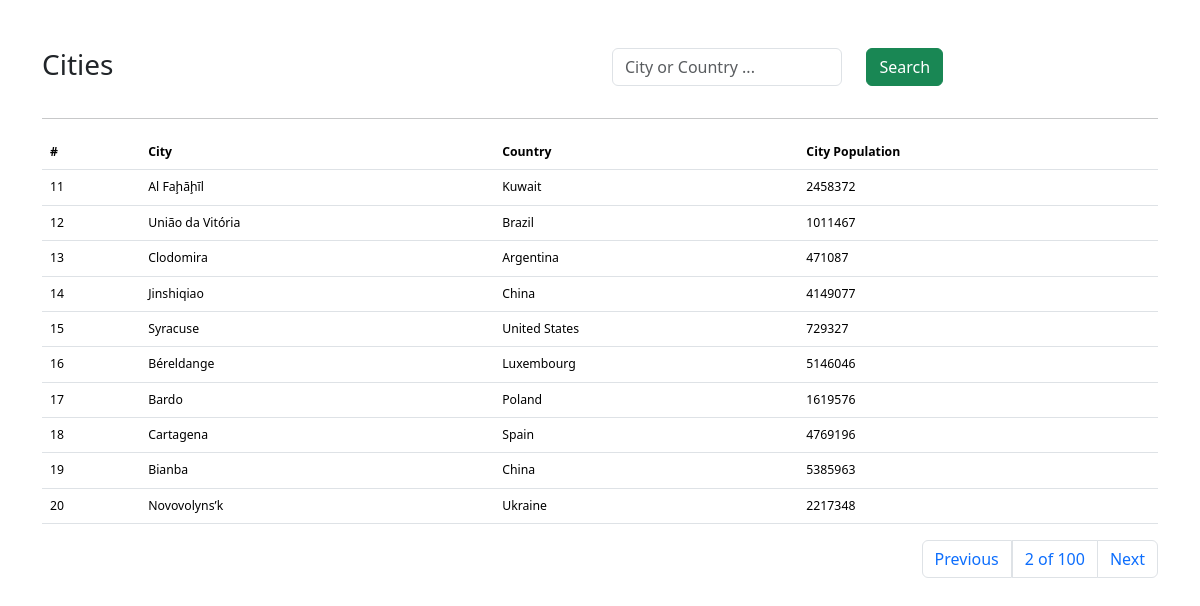
Screenshot of /?page=2 with the database file from the repository.
### searchapp/models.py (models this page shows, shortened)
class City(models.Model):
    name = models.CharField(max_length=255)
    country = models.CharField(max_length=255)
    city_population = models.IntegerField(default=0)

### searchapp/views.py (the view)
# urls.py: path("", search_and_results, name="search"),
def search_and_results(request):
    cities_count = City.objects.first()
    if not cities_count:
        try:
            load_cities_data()
        except Exception as e:
            raise e
    cities = City.objects.all()
    if request.method == "POST":
        search_value = request.POST.get("search")
        cities = City.objects.filter(
            Q(name__icontains=search_value) |
            Q(country__icontains=search_value)
        )
    paginator = Paginator(cities, 10)
    page_number = request.GET.get("page")
    page_obj = paginator.get_page(page_number)
    context = {
        "cities": cities,
        "page_obj": page_obj
    }
    return render(request, "search_and_results.html", context)

### templates/search_and_results.html (shortened to what this page needs)
<!doctype html>
<html lang="en">
  <head>
    <link href="https://cdn.jsdelivr.net/npm/bootstrap@5.3.2/dist/css/bootstrap.min.css" rel="stylesheet">
  </head>
  <body>
    <div class="container mt-5">
      <div class="row">
        <div class="col">
          <h3>Cities</h3>
        </div>
        <div class="col">
          <form method="POST">
            <div class="input-group mb-3">
              <div class="row">
                <div class="col-8">
                  <input type="text" class="form-control" id="search" name="search" placeholder="City or Country ..." >
                </div>
                <div class="col-4">
                  <button class="btn btn-success">Search</button>
                </div>
              </div>
            </div>
          </form>
        </div>
      </div>
      <hr/>
        <div class="row">
            <div class="col">
              <div class="table-responsive small">
                <table class="table small">
                    <thead>
                      <tr>
                        <th scope="col">#</th>
                        <th scope="col">City</th>
                        <th scope="col">Country</th>
                        <th scope="col">City Population</th>
                      </tr>
                    </thead>
                    <tbody>
                      {% for city in page_obj %}
                      <tr>
                        <td>{{city.id}}</td>
                        <td>{{city.name}}</td>
                        <td>{{city.country}}</td>
                        <td>{{city.city_population}}</td>
                      </tr>
                      {% endfor %}
                    </tbody>
                  </table>
                </div>
                  <div>
                    <nav aria-label="Page navigation example">
                      <ul class="pagination justify-content-end">
                        {% if page_obj.has_previous %}
                          <li class="page-item"><a class="page-link" href="?page={{ page_obj.previous_page_number }}">Previous</a></li>
                        {% endif %}
                        <a class="page-link" href="#">{{ page_obj.number }} of {{ page_obj.paginator.num_pages }}</a>
                        {% if page_obj.has_next %}
                        <li class="page-item"><a class="page-link" href="?page={{ page_obj.next_page_number }}">Next</a></li>
                        {% endif %}
                      </ul>
                    </nav>
                  </div>
            </div>
        </div>
    </div>
  </body>
</html>

### rows the page displays
City: id "11", name "Al Faḩāḩīl", country "Kuwait", city_population "2458372"
City: id "12", name "União da Vitória", country "Brazil", city_population "1011467"
City: id "13", name "Clodomira", country "Argentina", city_population "471087"
City: id "14", name "Jinshiqiao", country "China", city_population "4149077"
City: id "15", name "Syracuse", country "United States", city_population "729327"
City: id "16", name "Béreldange", country "Luxembourg", city_population "5146046"
City: id "17", name "Bardo", country "Poland", city_population "1619576"
City: id "18", name "Cartagena", country "Spain", city_population "4769196"
City: id "19", name "Bianba", country "China", city_population "5385963"
City: id "20", name "Novovolyns’k", country "Ukraine", city_population "2217348"

### other values shown
{{ page_obj.number }} "2"
{{ page_obj.paginator.num_pages }} "100"
